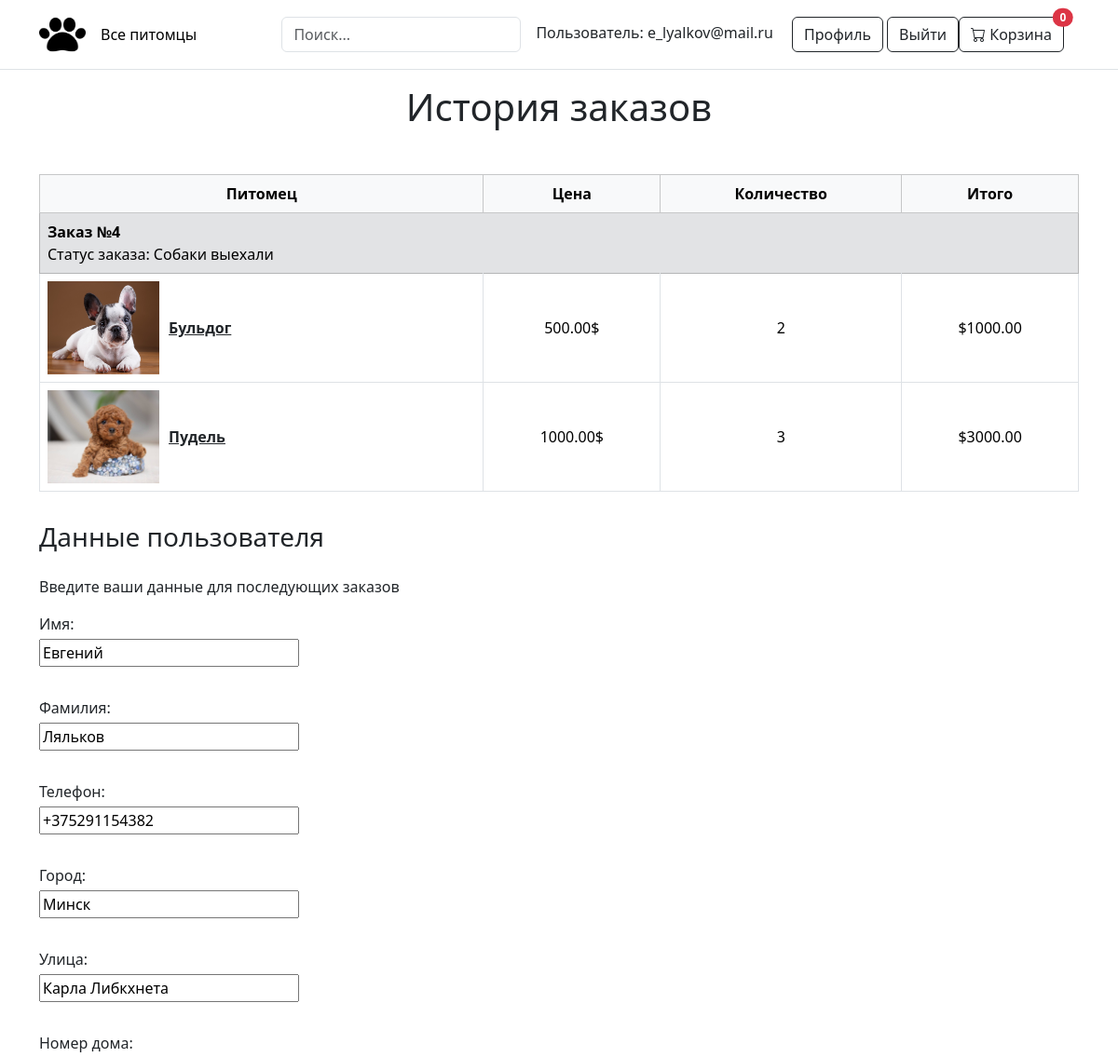
The page /users/profile/ (signed in, upper part) on the database as committed earlier.
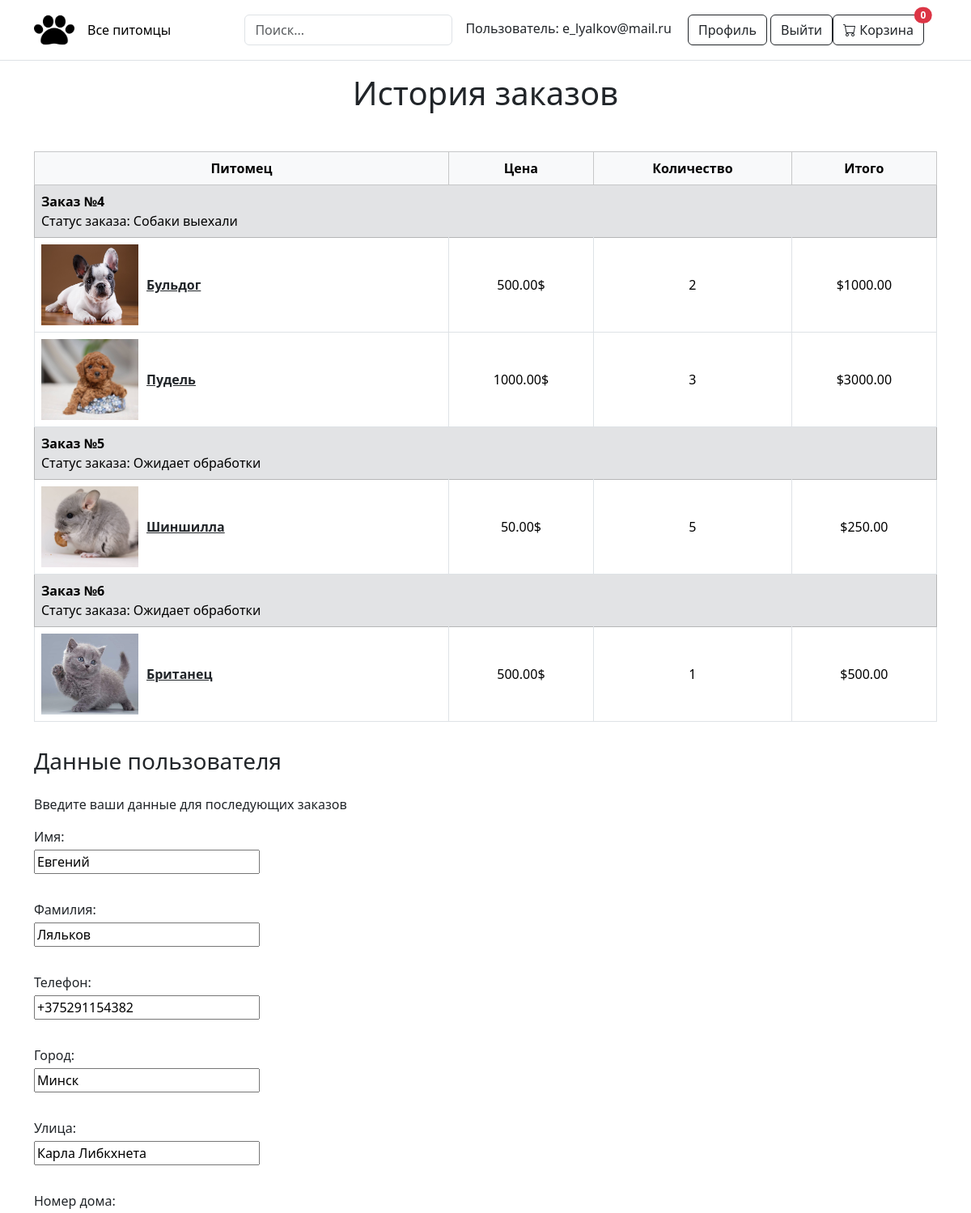
The same page on the database as committed later.
### orders/models.py (models this page shows, shortened)
class Order(models.Model):
    STATUS_CHOICES = [
        ('pending', 'Ожидает обработки'),
        ('shipped', 'Отправлен'),
        ('delivered', 'Доставлен'),
        ('canceled', 'Отменен')
    ]
    user = models.ForeignKey(settings.AUTH_USER_MODEL, on_delete=models.CASCADE)
    first_name = models.CharField(max_length=30)
    last_name = models.CharField(max_length=30)
    phone_number = models.CharField(max_length=20)
    city = models.CharField(max_length=30)
    street = models.CharField(max_length=30)
    house_number = models.CharField(max_length=10)
    apartment_number = models.CharField(max_length=10)
    created_at = models.DateTimeField(auto_now_add=True)
    tracking_number = models.CharField(max_length=40, blank=True,
                                       default='Ожидает обработки')
    status = models.CharField(max_length=20, choices=STATUS_CHOICES,
                              default='pending')
    class Meta:
        verbose_name = 'Order'
        verbose_name_plural = 'Orders'

class OrderItem(models.Model):
    order = models.ForeignKey(Order, related_name='items', on_delete=models.CASCADE)
    product_item = models.ForeignKey(Product, on_delete=models.CASCADE)
    quantity = models.PositiveIntegerField()
    total_price = models.DecimalField(max_digits=10, decimal_places=2)
    class Meta:
        verbose_name = 'Order Item'
        verbose_name_plural = 'Order Items'

### main/models.py (models this page shows, shortened)
class Product(models.Model):
    category = models.ForeignKey(Category, related_name='products', on_delete=models.CASCADE)
    name = models.CharField(max_length=100, db_index=True)
    slug = models.SlugField(max_length=100, unique=True)
    image = models.ImageField(upload_to='products/%Y/%m/%d', blank=True)
    description = models.TextField(blank=True)
    price = models.DecimalField(max_digits=10, decimal_places=2)
    available = models.BooleanField(default=True)
    created = models.DateTimeField(auto_now_add=True, null=True)
    updated = models.DateTimeField(auto_now=True)
    class Meta:
        ordering = ['name']
        verbose_name = 'Продукт'
        verbose_name_plural = 'Продукты'

### users/views.py (the view)
# urls.py: path('profile/', views.profile, name='profile'),
@login_required(login_url='/users/login')
def profile(request):
    user = request.user
    if request.method == 'POST':
        form = UserProfileForm(request.POST, instance=user)
        if form.is_valid():
            form.save()
            return redirect('users:profile')
    else:
        form = UserProfileForm(instance=user)
    orders = Order.objects.filter(user=user)
    return render(request, 'users/profile.html', {
        'form': form,
        'orders': orders,
    })

### users/forms.py
class UserProfileForm(forms.ModelForm):
    class Meta:
        model = User
        fields = [
            'first_name', 'last_name', 'phone_number',
            'city', 'street', 'house_number',
            'apartment_number',
        ]
        labels = {
            'first_name': 'Имя',
            'last_name': 'Фамилия',
            'phone_number': 'Телефон',
            'city': 'Город',
            'street': 'Улица',
            'house_number': 'Номер дома',
            'apartment_number': 'Номер квартиры',
        }

### cart/cart.py (called while the page is built)
    def __len__(self):
        return sum(item['quantity'] for item in self.cart.values())

### cart/context_processors.py (called while the page is built)
def cart(request):
    return {'cart': Cart(request)}

### users/templates/users/profile.html (shortened to what this page needs)
{% extends "main/base.html" %}
{% load static %}
{% block content %}
    <h1 class="text-center mb-5">История заказов</h1>
    <div class="profile d-flex flex-column gap-4 justify-content-center">
        <div class="profile-history">
        <div class="table-responsive">
            <table class="table table-bordered align-middle">
                <thead class="table-light text-center">
                    <tr>
                        <th>Питомец</th>
                        <th>Цена</th>
                        <th>Количество</th>
                        <th>Итого</th>
                    </tr>
                </thead>
                <tbody>
                {% if orders|length == 0 %}
                    <tr>
                        <td colspan="4" class="text-center">
                            <h3 class="mt-5">У вас нет заказов</h3>
                        </td>
                    </tr>
                {% else %}
                    {% for order in orders %}
                        <tr class="table-secondary">
                            <td colspan="4">
                                <strong>Заказ №{{ order.id }}</strong><br>
                                Статус заказа: {{ order.tracking_number }}
                            </td>
                        </tr>
                        {% for item in order.items.all %}
                            <tr>
                                <td>
                                    <div class="d-flex align-items-center">
                                        <img src="{{ item.product_item.image.url }}" alt="" style="width: 120px; height: 100px; object-fit: cover; margin-right: 10px;">
                                        <div>
                                            <a href="{% url 'main:product_detail' item.product_item.slug %}" class="text-dark fw-bold">{{ item.product_item.name }}</a><br>
                                        </div>
                                    </div>
                                </td>
                                <td class="text-center">
                                    {{ item.product_item.price|floatformat:2 }}$
                                </td>
                                <td class="text-center">
                                    {{ item.quantity }}
                                </td>
                                <td class="text-center">
                                    ${{ item.total_price|floatformat:2 }}
                                </td>
                            </tr>
                        {% endfor %}
                    {% endfor %}
                {% endif %}
                </tbody>
            </table>
        </div>
        </div>
    </div>
    <div class="profile-info">
        <h3 class="mb-4 mt-3">Данные пользователя</h3>
            <div class="p-on-order mb-3">
                <p class="block-tag text-start">Введите ваши данные для последующих заказов</p>
            </div>
        <form method="post" class="profile-form">
            <div class="form-blocks d-flex gap-4 w-50">
                <div class="block1 d-flex flex-column gap-1 w-50">
                    {{ form.first_name.label_tag }} {{ form.first_name }} <br>
                    {{ form.last_name.label_tag }} {{ form.last_name }} <br>
                    {{ form.phone_number.label_tag }} {{ form.phone_number }} <br>
                    {{ form.city.label_tag }} {{ form.city }} <br>
                    {{ form.street.label_tag }} {{ form.street }} <br>
                    {{ form.house_number.label_tag }} {{ form.house_number }} <br>
                    {{ form.apartment_number.label_tag }} {{ form.apartment_number }} <br>
                </div>
            </div>
        </form>
    </div>
{% endblock content %}

Rows that differ between the two databases and show on the page:
added Order: id "5", tracking_number "Ожидает обработки"
added OrderItem: product_item.image (picture), product_item.name "Шиншилла", product_item.price "50.00", quantity "5", total_price "250.00"
added Order: id "6", tracking_number "Ожидает обработки"
added OrderItem: product_item.image (picture), product_item.name "Британец", product_item.price "500.00", quantity "1", total_price "500.00", shown under "6"
